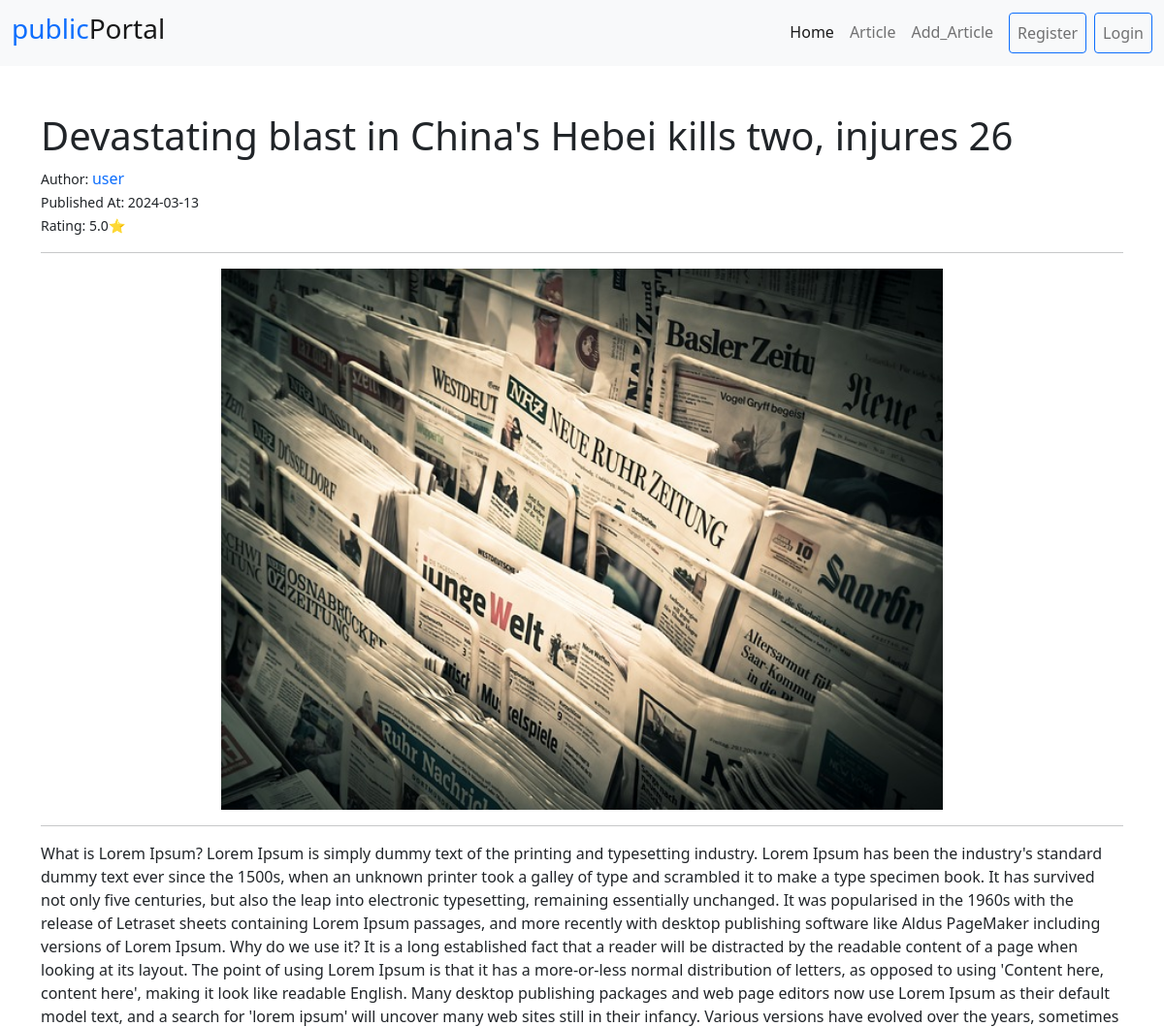
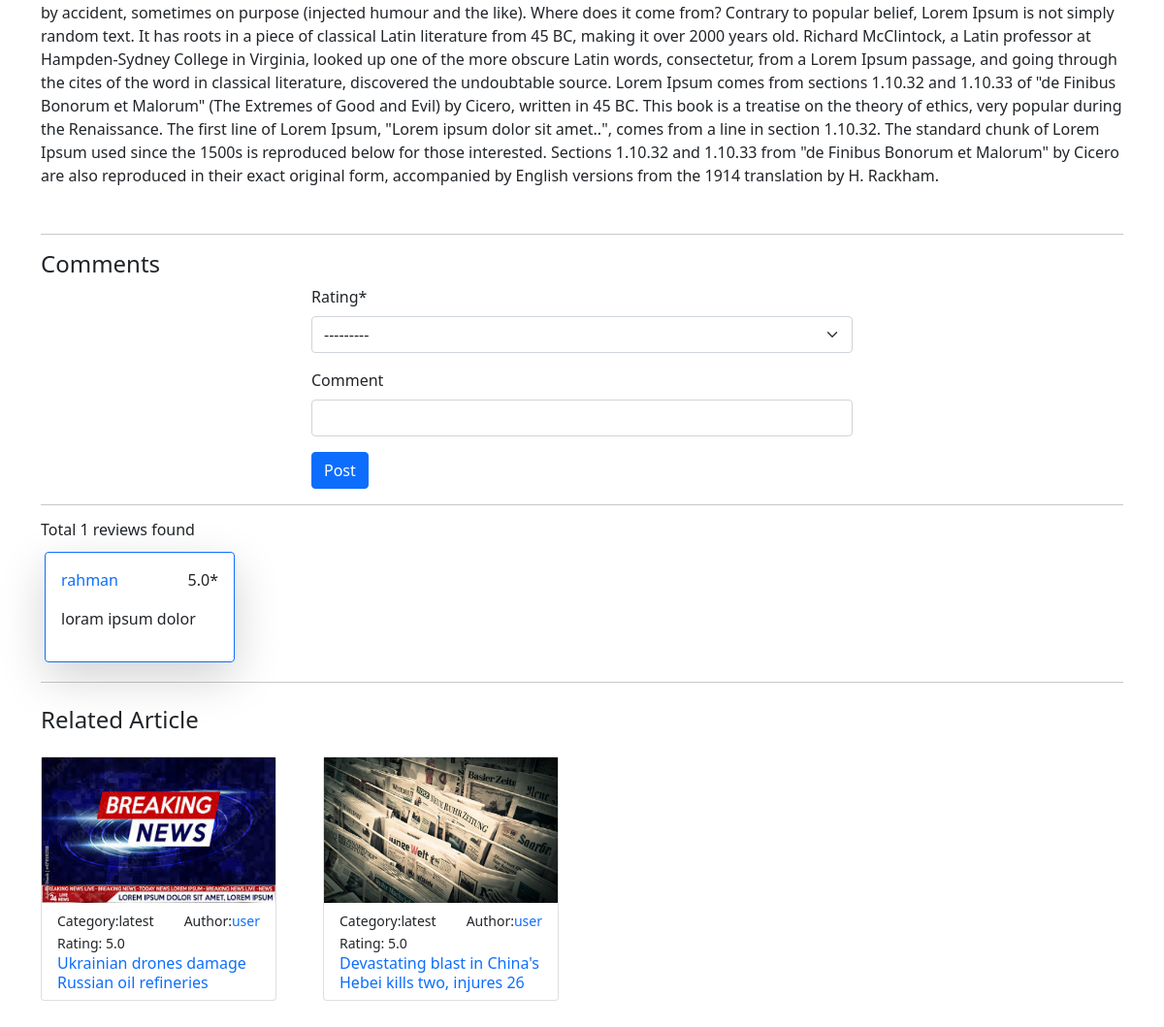
Page /article/detail/31/ on the committed database (2 pictures, top to bottom).
### article/models.py (models this page shows, shortened)
class Article(models.Model):
    author = models.ForeignKey(User, on_delete = models.CASCADE, null = True)
    headline = models.CharField(max_length = 100)
    image = models.ImageField(upload_to='photos/articles',blank=True)
    body = models.TextField()
    category = models.ForeignKey(Category, on_delete = models.CASCADE)
    publishing_time = models.DateTimeField(auto_now_add = True)
    last_modified = models.DateTimeField(auto_now = True)
    rating = models.DecimalField(max_digits = 2, decimal_places=1,default = 0, blank = True)

class Review(models.Model):
    user = models.ForeignKey(User, on_delete=models.CASCADE, null = True)
    article = models.ForeignKey(Article, on_delete = models.CASCADE, null = True)
    rating = models.DecimalField(max_digits = 2, decimal_places =1, choices = RATING)
    comment = models.CharField(max_length = 200,blank=True,null=True)
    class Meta:
        unique_together = ['user', 'article']

class Category(models.Model):
    name = models.CharField(max_length = 30, unique = True)
    slug = models.SlugField(max_length = 30, unique = True)
    image = models.ImageField(upload_to='photos/articles',blank=True)

### article/views.py (the view)
# urls.py: path('detail/<int:id>/',detaile_article, name='detaile_article'),
def detaile_article(req, id):
    article = Article.objects.get(id = id)
    related_items = Article.objects.exclude(id=id).filter(category = article.category ).order_by('-rating')[:2]
    if(req.method == 'POST'):
        form = ReviewForm(req.POST)
        if(form.is_valid()):
            user = User.objects.get(username = req.user.username)
            review = form.save(commit=False)
            isPosted = Review.objects.filter(user = user ,article=article).exists()
            if(not isPosted):
                review.user = user
                review.article = article
                review.save()
                article.rating = article.rating_average
                article.save()
            return redirect('detaile_article',id)
    else:
        form = ReviewForm()
    reviews = Review.objects.filter(article = article)
    context ={'article':article, 'releted_items':related_items, "form":form,"reviews":reviews}
    return render(req,'article_detail.html', context)

### article/forms.py
class ReviewForm(forms.ModelForm):
    class Meta:
        model = Review
        fields = ['rating','comment']

### article/templates/article_detail.html (shortened to what this page needs)
{% extends "base.html" %}
{% load crispy_forms_tags %}
{% load static %}
{% block body %}
<div class="container py-5">
    <article class="mb-5">
        <h1>{{article.headline}}</h1>
        <small>Author: <a class="text-decoration-none h6"
                href="{% url 'public_profile' article.author.username %}">{{article.author}}</a></small><br>
        <small>Published At: {{article.publishing_time|date:'Y-m-d'}}</small><br>
        <small>Rating: {{article.rating}}⭐</small>
        <hr>
        <div class="col-8 m-auto">
            {% if article.image %}
            <img class="w-100" src="{{article.image.url}}" alt="">
            {% else %}
            <img class="w-100" src="{% static 'image.jpg' %}" alt="">
            {% endif %}
        </div>
        <hr>
        <div>
            <p>{{article.body}}</p>
        </div>
    </article>
    <section>
        <hr>
        <h4>Comments</h4>
        <div class="col-lg-6 col-md-10 col-12 m-auto">
            <form action="" method="post">
                {{form|crispy}}
                <button class="btn btn-primary" type="submit">Post</button>
            </form>
        </div>
    </section>
    {% if reviews %}
    <section>
        <hr>
        <h6>Total {{reviews|length}} reviews found</h6>
        <div class="row row-cols-12 row-cols-lg-5 row-cols-md-3">
            {% for i in reviews %}
            <div class="col ">
                <div class="p-3 rounded shadow-lg m-1 border border-primary ">
                    <div class="d-flex justify-content-between">
                        <p><a class="text-decoration-none h6"
                                href="{% url 'public_profile' article.author.username %}">{{i.user}}</a></p>
                        <p>{{i.rating}}*</p>
                    </div>
                    {% if i.comment %}
                    <p>{{i.comment}}</p>
                    {% endif %}
                </div>
            </div>
            {% endfor %}
        </div>
        <hr>
    </section>
    {% endif %}
    {% if releted_items %}
    <section>
        <h4 class="my-4">Related Article</h4>
        <div class="row row-cols-lg-4 row-cols-md-3 row-cols-12 align-items-stretch g-5">
            {% for i in releted_items %}
            <div class="col ">
                <div class="card">
                    <article class="">
                        {% if i.image %}
                        <img class="img-fluid article_img" src="{{ i.image.url }}">
                        {% else %}
                        <img class="img-fluid article_img" src="{% static 'image.jpg' %}" alt="">
                        {% endif %}
                        <div class="px-3">
                            <div class="mt-2 d-flex justify-content-between">
                                <small class="">Category:{{i.category.name}}</small>
                                <small>Author:<a class="text-decoration-none"
                                        href="{% url 'public_profile' i.author.username %}">{{article.author}}</a></small>
                            </div>
                            <small>Rating: {{i.rating}}</small>
                            <h6><a class="text-decoration-none"
                                    href="{% url 'detaile_article' article.id %}">{{i.headline}}</a></h6>
                        </div>
                    </article>
                </div>
            </div>
            {% endfor %}
        </div>
    </section>
    {% endif %}
</div>
{% endblock body %}

### static/style.css (style rules this page uses)
.article_img { height: 150px; width: 100%; }

### rows in the picture
Article: headline "Devastating blast in China's Hebei kills two, injures 26", author "user", publishing_time "2024-03-13", rating "5.0", body "What is Lorem Ipsum? Lorem Ipsum is simply dummy text of the printing and typesetting industry. Lorem Ipsum has been the industry's standard dummy text ever since the 1500s, when an unknown printer took a galley of type and scrambled it to make a type specimen book. It has survived not only five centuries, but also the leap into electronic typesetting, remaining essentially unchanged. It was popularised in the 1960s with the release of Letraset sheets containing Lorem Ipsum passages, and more recently with desktop publishing software like Aldus PageMaker including versions of Lorem Ipsum. Why do we use it? It is a long established fact that a reader will be distracted by the readable…"
Review: user "rahman", rating "5.0", comment "loram ipsum dolor"
Article: image (picture), category.name "latest", rating "5.0", headline "Ukrainian drones damage Russian oil refineries"
Article: category.name "latest", rating "5.0", headline "Devastating blast in China's Hebei kills two, injures 26"

### other values in the picture
{{ reviews|length }} "1"
